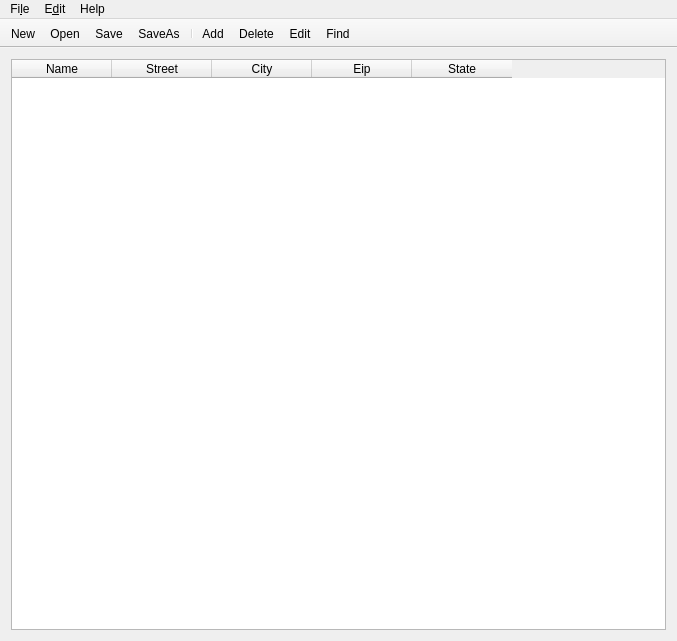
<?xml version="1.0" encoding="UTF-8"?>
<ui version="4.0">
 <class>MainWindow</class>
 <widget class="QMainWindow" name="MainWindow">
  <property name="geometry">
   <rect>
    <x>0</x>
    <y>0</y>
    <width>677</width>
    <height>641</height>
   </rect>
  </property>
  <property name="windowTitle">
   <string>Contacts[*]</string>
  </property>
  <property name="windowIcon">
   <iconset resource="res.qrc">
    <normaloff>:/icon/icon.png</normaloff>:/icon/icon.png</iconset>
  </property>
  <property name="toolButtonStyle">
   <enum>Qt::ToolButtonTextBesideIcon</enum>
  </property>
  <widget class="QWidget" name="centralWidget">
   <layout class="QVBoxLayout" name="verticalLayout">
    <item>
     <widget class="QTableWidget" name="tableWidget">
      <property name="editTriggers">
       <set>QAbstractItemView::NoEditTriggers</set>
      </property>
      <property name="alternatingRowColors">
       <bool>true</bool>
      </property>
      <property name="selectionMode">
       <enum>QAbstractItemView::SingleSelection</enum>
      </property>
      <property name="selectionBehavior">
       <enum>QAbstractItemView::SelectRows</enum>
      </property>
      <property name="showGrid">
       <bool>false</bool>
      </property>
      <attribute name="verticalHeaderVisible">
       <bool>false</bool>
      </attribute>
      <column>
       <property name="text">
        <string>Name</string>
       </property>
      </column>
      <column>
       <property name="text">
        <string>Street</string>
       </property>
      </column>
      <column>
       <property name="text">
        <string>City</string>
       </property>
      </column>
      <column>
       <property name="text">
        <string>Eip</string>
       </property>
      </column>
      <column>
       <property name="text">
        <string>State</string>
       </property>
      </column>
     </widget>
    </item>
   </layout>
  </widget>
  <widget class="QToolBar" name="mainToolBar">
   <property name="movable">
    <bool>false</bool>
   </property>
   <property name="toolButtonStyle">
    <enum>Qt::ToolButtonIconOnly</enum>
   </property>
   <attribute name="toolBarArea">
    <enum>TopToolBarArea</enum>
   </attribute>
   <attribute name="toolBarBreak">
    <bool>false</bool>
   </attribute>
   <addaction name="actionNew"/>
   <addaction name="actionOpen"/>
   <addaction name="actionSave"/>
   <addaction name="actionSaveAs"/>
   <addaction name="separator"/>
   <addaction name="actionAdd"/>
   <addaction name="actionDelete"/>
   <addaction name="actionEdit"/>
   <addaction name="actionFind"/>
  </widget>
  <widget class="QMenuBar" name="menuBar">
   <property name="geometry">
    <rect>
     <x>0</x>
     <y>0</y>
     <width>677</width>
     <height>37</height>
    </rect>
   </property>
   <widget class="QMenu" name="menuFile">
    <property name="title">
     <string>Fi&amp;le</string>
    </property>
    <addaction name="actionNew"/>
    <addaction name="actionOpen"/>
    <addaction name="actionSave"/>
    <addaction name="actionSaveAs"/>
    <addaction name="separator"/>
    <addaction name="actionExit"/>
   </widget>
   <widget class="QMenu" name="menuEdit">
    <property name="title">
     <string>E&amp;dit</string>
    </property>
    <addaction name="actionAdd"/>
    <addaction name="actionDelete"/>
    <addaction name="actionEdit"/>
    <addaction name="separator"/>
    <addaction name="actionFind"/>
   </widget>
   <widget class="QMenu" name="menuHelp">
    <property name="title">
     <string>Help</string>
    </property>
    <addaction name="actionAbout"/>
    <addaction name="actionAbout_QT"/>
   </widget>
   <addaction name="menuFile"/>
   <addaction name="menuEdit"/>
   <addaction name="menuHelp"/>
  </widget>
  <action name="actionNew">
   <property name="icon">
    <iconset theme="document-new" resource="res.qrc">
     <normaloff>:/images/document-new</normaloff>:/images/document-new</iconset>
   </property>
   <property name="text">
    <string>&amp;New</string>
   </property>
   <property name="toolTip">
    <string>Create a new contact</string>
   </property>
   <property name="shortcut">
    <string>Ctrl+N</string>
   </property>
  </action>
  <action name="actionOpen">
   <property name="icon">
    <iconset theme="document-open" resource="res.qrc">
     <normaloff>:/images/document-open</normaloff>:/images/document-open</iconset>
   </property>
   <property name="text">
    <string>&amp;Open</string>
   </property>
   <property name="toolTip">
    <string>Open contacts</string>
   </property>
   <property name="shortcut">
    <string>Ctrl+O</string>
   </property>
  </action>
  <action name="actionSave">
   <property name="icon">
    <iconset theme="document-save" resource="res.qrc">
     <normaloff>:/images/document-save</normaloff>:/images/document-save</iconset>
   </property>
   <property name="text">
    <string>&amp;Save</string>
   </property>
   <property name="toolTip">
    <string>Save contacts to file</string>
   </property>
   <property name="shortcut">
    <string>Ctrl+S</string>
   </property>
  </action>
  <action name="actionAdd">
   <property name="icon">
    <iconset theme="list-add" resource="res.qrc">
     <normaloff>:/images/list-add</normaloff>:/images/list-add</iconset>
   </property>
   <property name="text">
    <string>&amp;Add</string>
   </property>
   <property name="toolTip">
    <string>Add new entry</string>
   </property>
   <property name="shortcut">
    <string>Ctrl+A</string>
   </property>
  </action>
  <action name="actionDelete">
   <property name="icon">
    <iconset theme="list-remove" resource="res.qrc">
     <normaloff>:/images/list-remove</normaloff>:/images/list-remove</iconset>
   </property>
   <property name="text">
    <string>&amp;Delete</string>
   </property>
   <property name="toolTip">
    <string>Detele one entry</string>
   </property>
   <property name="shortcut">
    <string>Ctrl+D</string>
   </property>
  </action>
  <action name="actionFind">
   <property name="icon">
    <iconset theme="edit-find" resource="res.qrc">
     <normaloff>:/images/edit-find</normaloff>:/images/edit-find</iconset>
   </property>
   <property name="text">
    <string>&amp;Find</string>
   </property>
   <property name="toolTip">
    <string>Find someone by name</string>
   </property>
   <property name="shortcut">
    <string>Ctrl+F</string>
   </property>
  </action>
  <action name="actionEdit">
   <property name="icon">
    <iconset theme="document-edit" resource="res.qrc">
     <normaloff>:/images/document-edit</normaloff>:/images/document-edit</iconset>
   </property>
   <property name="text">
    <string>&amp;Edit</string>
   </property>
   <property name="toolTip">
    <string>Edit one entry</string>
   </property>
   <property name="shortcut">
    <string>Ctrl+E</string>
   </property>
  </action>
  <action name="actionSaveAs">
   <property name="icon">
    <iconset theme="document-save-as" resource="res.qrc">
     <normaloff>:/images/document-save-as</normaloff>:/images/document-save-as</iconset>
   </property>
   <property name="text">
    <string>S&amp;aveAs</string>
   </property>
   <property name="toolTip">
    <string>Choose where to save</string>
   </property>
   <property name="shortcut">
    <string>Ctrl+Shift+S</string>
   </property>
  </action>
  <action name="actionExit">
   <property name="icon">
    <iconset theme="application-exit" resource="res.qrc">
     <normaloff>:/images/application-exit</normaloff>:/images/application-exit</iconset>
   </property>
   <property name="text">
    <string>&amp;Exit</string>
   </property>
   <property name="toolTip">
    <string>Exit this program</string>
   </property>
   <property name="shortcut">
    <string>Ctrl+Q</string>
   </property>
  </action>
  <action name="actionAbout">
   <property name="icon">
    <iconset theme="help-about" resource="res.qrc">
     <normaloff>:/images/help-about</normaloff>:/images/help-about</iconset>
   </property>
   <property name="text">
    <string>&amp;About</string>
   </property>
   <property name="toolTip">
    <string>About this program</string>
   </property>
  </action>
  <action name="actionAbout_QT">
   <property name="icon">
    <iconset theme="qt" resource="res.qrc">
     <normaloff>:/images/qt</normaloff>:/images/qt</iconset>
   </property>
   <property name="text">
    <string>About &amp;QT</string>
   </property>
   <property name="toolTip">
    <string>About QT</string>
   </property>
  </action>
 </widget>
 <layoutdefault spacing="6" margin="11"/>
 <resources>
  <include location="res.qrc"/>
 </resources>
 <connections/>
</ui>
